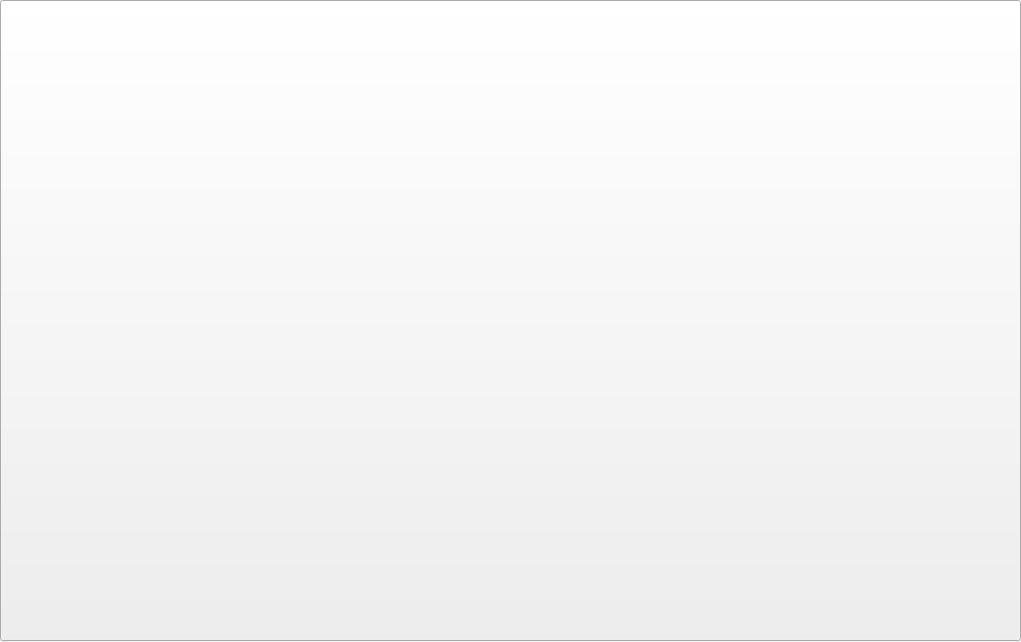
<?xml version="1.0" encoding="UTF-8"?>
<ui version="4.0">
 <class>Form</class>
 <widget class="QWidget" name="Form">
  <property name="geometry">
   <rect>
    <x>0</x>
    <y>0</y>
    <width>1021</width>
    <height>642</height>
   </rect>
  </property>
  <property name="windowTitle">
   <string>Form</string>
  </property>
  <widget class="QPushButton" name="pushButton">
   <property name="geometry">
    <rect>
     <x>0</x>
     <y>0</y>
     <width>1021</width>
     <height>641</height>
    </rect>
   </property>
   <property name="text">
    <string/>
   </property>
  </widget>
 </widget>
 <resources/>
 <connections/>
</ui>
